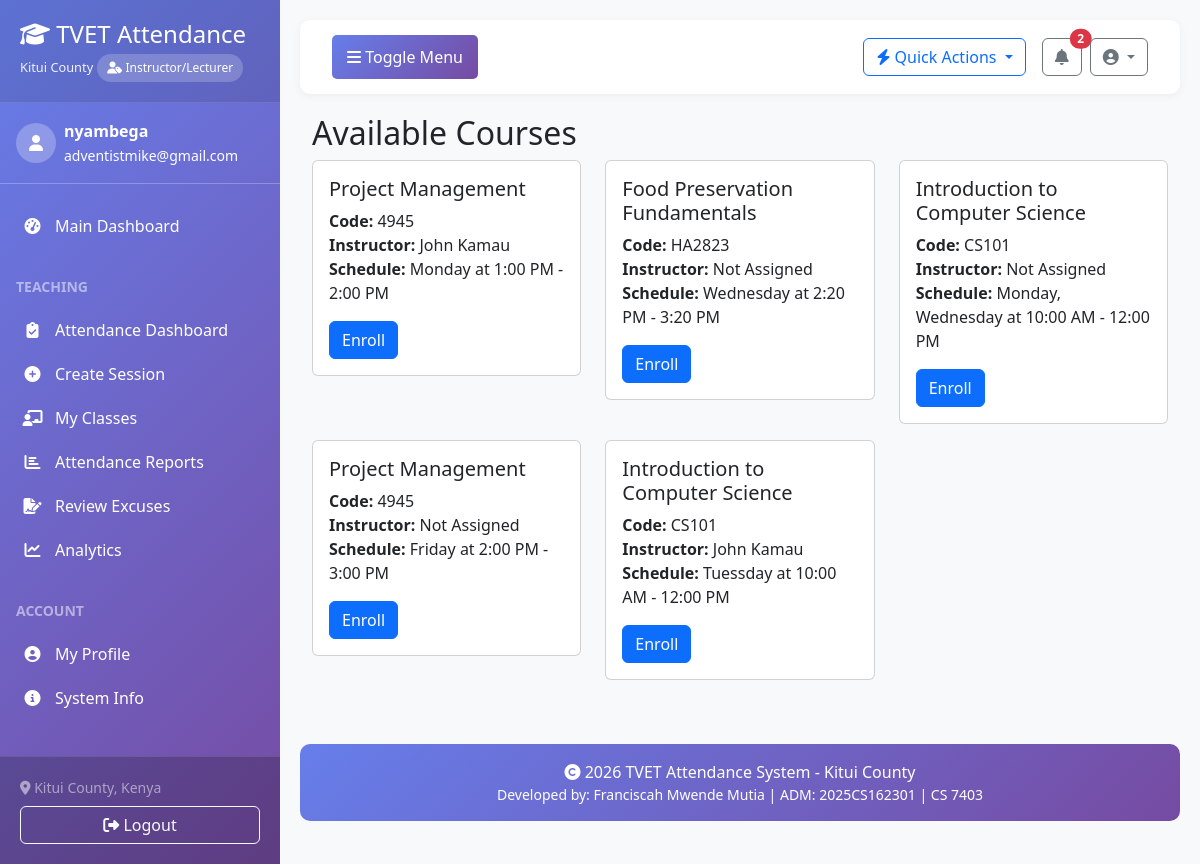
/courses/available/ (signed in), run on the app's committed database.
### accounts/models.py (models this page shows, shortened)
class User(AbstractUser):
    USER_TYPE_CHOICES = (
        ('admin', 'System Administrator'),
        ('instructor', 'Instructor/Lecturer'),
        ('student', 'Student'),
        ('registrar', 'Registrar'),
        ('hod', 'Head of Department'),
    )
    ACCOUNT_STATUS_CHOICES = (
        ('pending', 'Pending Approval'),
        ('approved', 'Approved'),
        ('rejected', 'Rejected'),
        ('suspended', 'Suspended'),
    )
    user_type = models.CharField(max_length=20, choices=USER_TYPE_CHOICES, default='student')
    phone_number = models.CharField(max_length=15, blank=True, null=True)
    profile_picture = models.ImageField(upload_to='profile_pics/', blank=True, null=True)
    department = models.CharField(max_length=100, blank=True, null=True)
    account_status = models.CharField(max_length=20, choices=ACCOUNT_STATUS_CHOICES, default='pending')
    approved_by = models.ForeignKey('self', on_delete=models.SET_NULL, null=True, blank=True, related_name='approved_users')
    approved_at = models.DateTimeField(null=True, blank=True)
    rejection_reason = models.TextField(blank=True, null=True)
    created_at = models.DateTimeField(auto_now_add=True)
    updated_at = models.DateTimeField(auto_now=True)
    def approve(self, admin_user):
        """Approve this user account"""
        self.account_status = 'approved'
        self.approved_by = admin_user
        self.approved_at = timezone.now()
        self.is_active = True
        self.save()
    class Meta:
        verbose_name = 'User'
        verbose_name_plural = 'Users'
        permissions = [
            ('approve_users', 'Can approve user accounts'),
            ('manage_users', 'Can manage all users'),
        ]

### courses/models.py (models this page shows, shortened)
class Class(models.Model):
    course = models.ForeignKey(Course, on_delete=models.CASCADE, related_name='classes')
    class_code = models.CharField(max_length=20, unique=True)
    name = models.CharField(max_length=200)
    instructor = models.ForeignKey(settings.AUTH_USER_MODEL, on_delete=models.SET_NULL,
                                   null=True, limit_choices_to={'user_type': 'instructor'})
    academic_year = models.CharField(max_length=20)
    semester = models.IntegerField(default=1)
    start_date = models.DateField()
    end_date = models.DateField()
    meeting_days = models.CharField(max_length=100, help_text="e.g., Monday, Wednesday, Friday")
    meeting_time = models.CharField(max_length=50, help_text="e.g., 10:00 AM - 12:00 PM")
    venue = models.CharField(max_length=100)
    max_students = models.IntegerField(default=30)
    is_active = models.BooleanField(default=True)
    created_at = models.DateTimeField(auto_now_add=True)
    updated_at = models.DateTimeField(auto_now=True)
    @property
    def schedule(self):
        if self.meeting_days and self.meeting_time:
            return f"{self.meeting_days} at {self.meeting_time}"
        return "Schedule not set"
    class Meta:
        verbose_name_plural = 'Classes'
        ordering = ['-academic_year', 'semester', 'class_code']

class Course(models.Model):
    LEVEL_CHOICES = (
        ('certificate', 'Certificate'),
        ('diploma', 'Diploma'),
        ('artisan', 'Artisan'),
        ('craft', 'Craft'),
    )
    code = models.CharField(max_length=20, unique=True)
    name = models.CharField(max_length=200)
    description = models.TextField(blank=True)
    level = models.CharField(max_length=20, choices=LEVEL_CHOICES, default='certificate')
    duration_months = models.IntegerField(default=12)
    department = models.CharField(max_length=100)
    is_active = models.BooleanField(default=True)
    created_at = models.DateTimeField(auto_now_add=True)
    updated_at = models.DateTimeField(auto_now=True)
    class Meta:
        ordering = ['code']

### courses/views.py (the view)
# urls.py: path('available/', views.available_courses, name='available_courses'),
@login_required
def available_courses(request):
    available_classes = Class.objects.filter(
        is_active=True,
    ).select_related('course', 'instructor')
    return render(request, 'courses/available_courses.html', {
        'classes': available_classes
    })

### accounts/context_processors.py (called while the page is built, shortened)
def active_session(request):
    context = {
        'active_session': None,
        'active_sessions_count': 0,
        'recent_sessions': []
    }
    if request.user.is_authenticated:
        if request.user.user_type == 'instructor':
            active_sessions = AttendanceSession.objects.filter(
                instructor=request.user,
                status='ongoing'
            ).order_by('-session_date', '-start_time')
            context['active_sessions_count'] = active_sessions.count()
            context['active_session'] = active_sessions.first()
            context['recent_sessions'] = active_sessions[:3]
    return context

### templates/courses/available_courses.html
{% extends 'base.html' %}
{% block content %}
<div class="container">
    <h2>Available Courses</h2>
    <div class="row">
        {% for class in classes %}
        <div class="col-md-4 mb-3">
            <div class="card">
                <div class="card-body">
                    <h5 class="card-title">{{ class.course.name }}</h5>
                    <p class="card-text">
                        <strong>Code:</strong> {{ class.course.code }}<br>
                        <strong>Instructor:</strong> {{ class.instructor.get_full_name|default:"Not Assigned" }}<br>
                        <strong>Schedule:</strong> {{ class.schedule|default:"TBA" }}
                    </p>
                    <a href="{% url 'courses:enroll_students' class.id %}" class="btn btn-primary">Enroll</a>
                </div>
            </div>
        </div>
        {% empty %}
        <div class="col">
            <p>No available courses at the moment.</p>
        </div>
        {% endfor %}
    </div>
</div>
{% endblock %}

### templates/base.html (shortened to what this page needs)
<!DOCTYPE html>
<html lang="en">
<head>
    <link href="https://cdn.jsdelivr.net/npm/bootstrap@5.3.0-alpha1/dist/css/bootstrap.min.css" rel="stylesheet">
    <link rel="stylesheet" href="https://cdnjs.cloudflare.com/ajax/libs/font-awesome/6.4.0/css/all.min.css">
    <link href="https://cdn.jsdelivr.net/npm/select2@4.1.0-rc.0/dist/css/select2.min.css" rel="stylesheet" />
    <link href="https://cdn.jsdelivr.net/npm/select2-bootstrap-5-theme@1.3.0/dist/select2-bootstrap-5-theme.min.css" rel="stylesheet" />
</head>
<body>
    <div id="wrapper">
        <nav id="sidebar">
            <div class="sidebar-header">
                <h3><i class="fas fa-graduation-cap"></i> TVET Attendance</h3>
                <small>Kitui County</small>
                {% if user.is_authenticated %}
                    <div class="role-badge">
                        <i class="fas fa-user-tag"></i>
                        {{ user.get_user_type_display|default:user.user_type|title }}
                    </div>
                {% endif %}
            </div>
            {% if user.is_authenticated %}
            <div class="px-3 py-3 border-bottom border-white border-opacity-25">
                <div class="d-flex align-items-center">
                    {% if user.profile_picture %}
                        <img src="{{ user.profile_picture.url }}" alt="Profile" class="rounded-circle me-2" width="40" height="40">
                    {% else %}
                        <div class="rounded-circle bg-white bg-opacity-25 d-flex align-items-center justify-content-center me-2" style="width: 40px; height: 40px;">
                            <i class="fas fa-user text-white"></i>
                        </div>
                    {% endif %}
                    <div>
                        <div class="fw-bold">{{ user.get_full_name|default:user.username }}</div>
                        <small>{{ user.email }}</small>
                    </div>
                </div>
            </div>
            <ul class="components list-unstyled">
                <li class="{% if request.resolver_match.url_name == 'dashboard' %}active{% endif %}">
                    <a href="{% url 'dashboard' %}">
                        <i class="fas fa-tachometer-alt"></i>
                        <span>Main Dashboard</span>
                    </a>
                </li>
                {% if user.user_type == 'instructor' %}
                <li class="mt-3 px-3">
                    <small class="text-uppercase text-white-50 fw-bold">Teaching</small>
                </li>
                <li class="{% if 'attendance' in request.path and not 'report' in request.path %}active{% endif %}">
                    <a href="{% url 'attendance:dashboard' %}">
                        <i class="fas fa-clipboard-check"></i>
                        <span>Attendance Dashboard</span>
                    </a>
                </li>
                <li>
                    <a href="{% url 'attendance:create_session' %}">
                        <i class="fas fa-plus-circle"></i>
                        <span>Create Session</span>
                    </a>
                </li>
                <li>
                    <a href="{% url 'courses:instructor_classes' %}">
                        <i class="fas fa-chalkboard-teacher"></i>
                        <span>My Classes</span>
                    </a>
                </li>
                <li>
                    <a href="{% url 'attendance:report' %}">
                        <i class="fas fa-chart-bar"></i>
                        <span>Attendance Reports</span>
                    </a>
                </li>
                <li>
                    <a href="{% url 'attendance:excuse_list' %}">
                        <i class="fas fa-file-signature"></i>
                        <span>Review Excuses</span>
                    </a>
                </li>
                <li>
                    <a href="{% url 'reports:dashboard' %}">
                        <i class="fas fa-chart-line"></i>
                        <span>Analytics</span>
                    </a>
                </li>
                {% endif %}
                <li class="mt-3 px-3">
                    <small class="text-uppercase text-white-50 fw-bold">Account</small>
                </li>
                <li class="{% if 'profile' in request.path %}active{% endif %}">
                    <a href="{% url 'profile' %}">
                        <i class="fas fa-user-circle"></i>
                        <span>My Profile</span>
                    </a>
                </li>
                <li>
                    <a href="{% url 'dashboard' %}#system-info">
                        <i class="fas fa-info-circle"></i>
                        <span>System Info</span>
                    </a>
                </li>
            </ul>
            <div class="sidebar-footer">
                <div class="text-white-50 small mb-2">
                    <i class="fas fa-map-marker-alt"></i> Kitui County, Kenya
                </div>
                <form method="post" action="{% url 'logout' %}" class="d-inline">
                    <button type="submit" class="btn btn-outline-light w-100">
                        <i class="fas fa-sign-out-alt"></i> Logout
                    </button>
                </form>
            </div>
            {% endif %}
        </nav>
        <div id="content">
            <nav class="navbar navbar-expand-lg navbar-custom">
                <div class="container-fluid">
                    <button type="button" id="sidebarCollapse" class="btn">
                        <i class="fas fa-bars"></i>
                        <span>Toggle Menu</span>
                    </button>
                    <div class="ms-auto d-flex align-items-center">
                        {% if user.is_authenticated %}
                            <div class="dropdown me-3">
                                <button class="btn btn-outline-primary dropdown-toggle" type="button" data-bs-toggle="dropdown">
                                    <i class="fas fa-bolt"></i> Quick Actions
                                </button>
                            </div>
                            <div class="dropdown me-2">
                                <button class="btn btn-outline-secondary position-relative" type="button" data-bs-toggle="dropdown">
                                    <i class="fas fa-bell"></i>
                                    <span class="position-absolute top-0 start-100 translate-middle badge rounded-pill bg-danger" id="notification-count">
                                    </span>
                                </button>
                            </div>
                            <div class="dropdown">
                                <button class="btn btn-outline-secondary dropdown-toggle" type="button" data-bs-toggle="dropdown">
                                    <i class="fas fa-user-circle"></i> {{ user.get_short_name }}
                                </button>
                            </div>
                        {% endif %}
                    </div>
                </div>
            </nav>
            {% block content %}{% endblock %}
            <footer class="footer mt-5">
                <div class="container text-center">
                    <p class="mb-0">
                        <i class="fas fa-copyright"></i> {% now "Y" %} TVET Attendance System - Kitui County
                    </p>
                    <p class="mb-0 small">
                        Developed by: Franciscah Mwende Mutia | ADM: 2025CS162301 | CS 7403
                    </p>
                </div>
            </footer>
        </div>
    </div>
</body>
</html>

### templates/base.html (style rules this page uses)
body { font-family: 'Segoe UI', Tahoma, Geneva, Verdana, sans-serif; background-color: #f8f9fa; overflow-x: hidden; }
#wrapper { display: flex; width: 100%; align-items: stretch; }
#sidebar { min-width: 280px; max-width: 280px; background: linear-gradient(135deg, #667eea 0%, #764ba2 100%); color: #fff; transition: all 0.3s; box-shadow: 3px 0 10px rgba(0,0,0,0.1); min-height: 100vh; }
#sidebar .sidebar-header { padding: 20px; background: rgba(0,0,0,0.1); border-bottom: 1px solid rgba(255,255,255,0.1); }
#sidebar .sidebar-header h3 { margin-bottom: 0; font-size: 1.5rem; }
#sidebar .sidebar-header small { font-size: 0.8rem; opacity: 0.9; }
#sidebar ul.components { padding: 20px 0; }
#sidebar ul li { padding: 10px 20px; transition: all 0.3s; }
#sidebar ul li a { color: #fff; text-decoration: none; display: flex; align-items: center; gap: 10px; }
#sidebar ul li a i { width: 25px; text-align: center; }
#sidebar .sidebar-footer { padding: 20px; background: rgba(0,0,0,0.2); border-top: 1px solid rgba(255,255,255,0.1); position: sticky; bottom: 0; }
#content { width: 100%; padding: 20px; transition: all 0.3s; background-color: #f8f9fa; }
#sidebarCollapse { background: linear-gradient(135deg, #667eea 0%, #764ba2 100%); border: none; color: white; padding: 10px 15px; border-radius: 5px; cursor: pointer; transition: all 0.3s; }
.navbar-custom { background: white; padding: 15px 20px; border-radius: 10px; box-shadow: 0 2px 10px rgba(0,0,0,0.05); margin-bottom: 20px; }
.role-badge { background: rgba(255,255,255,0.2); padding: 5px 10px; border-radius: 20px; font-size: 0.75rem; display: inline-block; margin-top: 5px; }
.footer { background: linear-gradient(135deg, #667eea 0%, #764ba2 100%); color: white; padding: 1rem 0; margin-top: 2rem; border-radius: 10px; }

### data on the page
User: user_type "Instructor/Lecturer", get_full_name "nyambega", email "adventistmike@gmail.com"
Class: course.name "Project Management", course.code "4945", instructor.get_full_name "John Kamau", schedule "Monday at 1:00 PM - 2:00 PM"
Class: course.name "Food Preservation Fundamentals", course.code "HA2823", instructor.get_full_name "Not Assigned", schedule "Wednesday at 2:20 PM - 3:20 PM"
Class: course.name "Introduction to Computer Science", course.code "CS101", instructor.get_full_name "Not Assigned", schedule "Monday, Wednesday at 10:00 AM - 12:00 PM"
Class: course.name "Project Management", course.code "4945", instructor.get_full_name "Not Assigned", schedule "Friday at 2:00 PM - 3:00 PM"
Class: course.name "Introduction to Computer Science", course.code "CS101", instructor.get_full_name "John Kamau", schedule "Tuessday at 10:00 AM - 12:00 PM"
